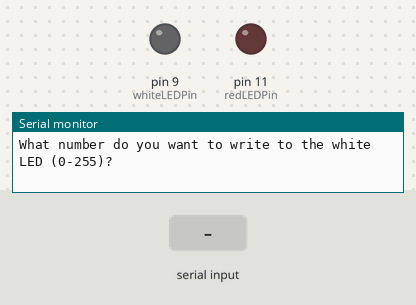
The sketch below on a simulated Arduino Uno, built with avr-gcc and run on an emulated ATmega328P. Shown: output pins drawn as LEDs (lit = HIGH), the last lines printed to the serial monitor. Dashed ring = blinking. The test bench sets the inputs (shaded band).

Above: at 0.9 s.
1.0 s: "90,45\n" received over Serial
At 2.0 s:
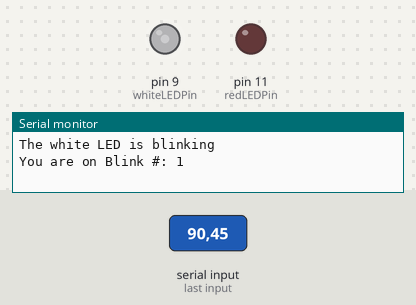
At 28.63 s:
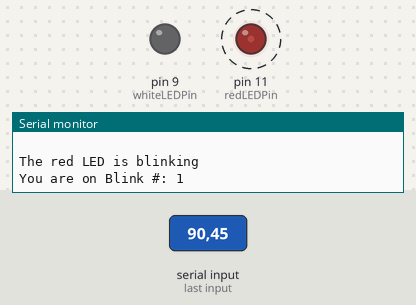
Timing chart, 0 to 30.5 s (numbered marks = the images above; inputs shaded):
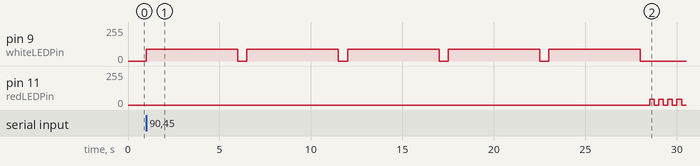

The sketch:

Lesson_8.ino
```cpp
int whiteLEDPin=9;  // Declaring redLEDPin as an int, and set it to 9
int redLEDPin=11; // Declaring whiteLEDPin as an int, and set it to 11
int whiteOnTime=5000; // This is the white LED ontime
int whiteOffTime=500; // This is the white LED offtime
int redOnTime=250; // This is the red LED ontime
int redOffTime=250; // This is the red LED offtime
int numBlinkWhite=5; // Number of blinks white
int numBlinkRed=5; // Number of blinks red
String whiteMessage="The white LED is blinking";  // Declaring a string variable
String redMessage="The red LED is blinking";  // Declaring a string variable
int writeValueWhite;  //  Declare value for white LED
int writeValueRed;  // Declare value for red LED

void setup() {
  // put your setup code here, to run once:

  Serial.begin(115200);
  pinMode(whiteLEDPin, OUTPUT); // Tell arduino that whiteLEDPin is an output pin
  pinMode(redLEDPin, OUTPUT); // Tell arduino that redLEDPin is an output pin

Serial.println("What number do you want to write to the white LED (0-255)? ");  // Prompt user for input
while (Serial.available()==0){ }; // Wait for user input
writeValueWhite=Serial.parseInt();  // Read user input

Serial.println("What number do you want to write to the red LED (0-255)? ");  // Prompt user for input
while (Serial.available()==0){ }; // Wait for user input
writeValueRed=Serial.parseInt();  // Read user input

}

void loop() {
  // put your main code here, to run repeatedly:

Serial.println(whiteMessage);
  int j=1;
  while (j<=numBlinkWhite) {
     Serial.print("You are on Blink #: ");
     Serial.println(j);
     analogWrite(whiteLEDPin, writeValueWhite);  // Apply analog voltage to white LED
     delay(whiteOnTime);  // Wait
     analogWrite(whiteLEDPin, 0);  // Turn the white LED off
     delay(whiteOffTime);  // Wait
     j=j+1;
  }

Serial.println(" ");

Serial.println(redMessage);
  int i=1;
  while (i<=numBlinkRed) {
    Serial.print("You are on Blink #: ");
    Serial.println(i);
    analogWrite(redLEDPin, writeValueRed);  // Apply analog voltage to the red LED
    delay(redOnTime);  // Wait
    analogWrite(redLEDPin, 0);  // Turn the red LED off
    delay(redOffTime);  // Wait
    i=i+1;
  }

Serial.println(" ");

}
```

Measured:
- after the input at 1.0 s, pin 9 (whiteLEDPin): alternates 90/255 for 5.0 s and 0/255 for 0.50 s, starting at once; pin 11 (redLEDPin): alternates 45/255 for 0.25 s and 0/255 for 0.25 s, starting after 27.5 s
